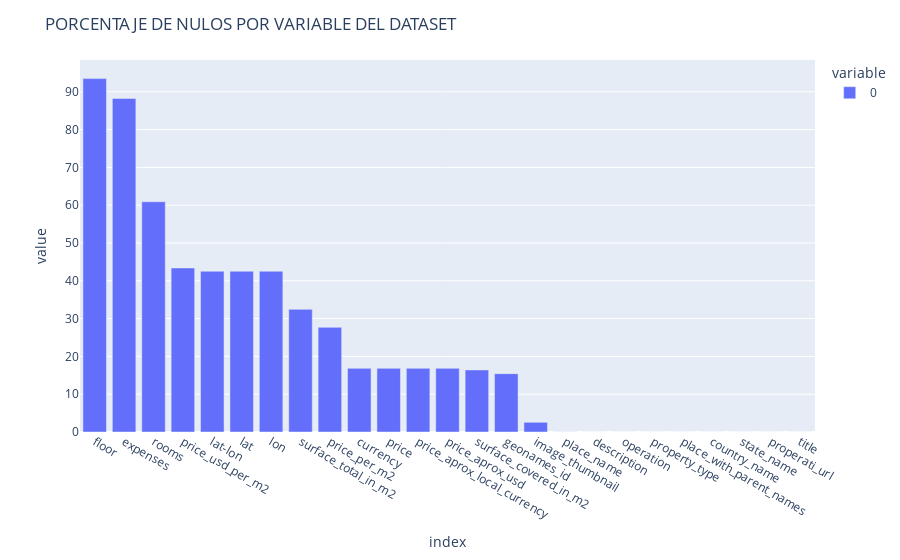

The notebook cell this image was saved under:
### Code cell
a=px.bar(a)
a.update_layout(title="PORCENTAJE DE NULOS POR VARIABLE DEL DATASET",barmode='stack', xaxis={'categoryorder':'total descending'})

### Figure 1 — Plotly figure (JSON) as saved in the notebook; plotly's stock layout.template omitted (floating-point values rounded to 4 significant figures)
{"data": [{"alignmentgroup": "True", "hovertemplate": "variable=0<br>index=%{x}<br>value=%{y}<extra></extra>", "legendgroup": "0", "marker": {"color": "#636efa", "pattern": {"shape": ""}}, "name": "0", "offsetgroup": "0", "orientation": "v", "showlegend": true, "textposition": "auto", "type": "bar", "x": ["operation", "property_type", "place_name", "place_with_parent_names", "country_name", "state_name", "geonames_id", "lat-lon", "lat", "lon", "price", "currency", "price_aprox_local_currency", "price_aprox_usd", "surface_total_in_m2", "surface_covered_in_m2", "price_usd_per_m2", "price_per_m2", "floor", "rooms", "expenses", "properati_url", "description", "title", "image_thumbnail"], "xaxis": "x", "y": [0, 0, 0.01897, 0, 0, 0, 15.44, 42.53, 42.53, 42.53, 16.84, 16.84, 16.84, 16.84, 32.44, 16.42, 43.39, 27.69, 93.48, 60.91, 88.23, 0, 0.00165, 0, 2.567], "yaxis": "y"}], "layout": {"autosize": true, "barmode": "stack", "legend": {"title": {"text": "variable"}, "tracegroupgap": 0}, "margin": {"t": 60}, "title": {"text": "PORCENTAJE DE NULOS POR VARIABLE DEL DATASET"}, "xaxis": {"anchor": "y", "autorange": true, "categoryorder": "total descending", "domain": [0, 1], "range": [-0.5, 24.5], "title": {"text": "index"}, "type": "category"}, "yaxis": {"anchor": "x", "autorange": true, "domain": [0, 1], "range": [0, 98.4], "title": {"text": "value"}, "type": "linear"}}}
